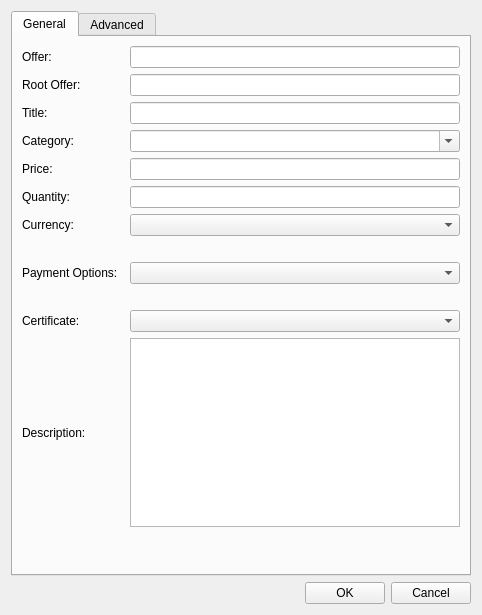
<?xml version="1.0" encoding="UTF-8"?>
<ui version="4.0">
 <class>EditOfferDialog</class>
 <widget class="QWidget" name="EditOfferDialog">
  <property name="geometry">
   <rect>
    <x>0</x>
    <y>0</y>
    <width>482</width>
    <height>615</height>
   </rect>
  </property>
  <property name="windowTitle">
   <string>Edit Offer</string>
  </property>
  <layout class="QVBoxLayout" name="verticalLayout_2">
   <item>
    <widget class="QTabWidget" name="EditOfferDialogTab">
     <property name="currentIndex">
      <number>0</number>
     </property>
     <widget class="QWidget" name="tab_general">
      <attribute name="title">
       <string>General</string>
      </attribute>
      <layout class="QGridLayout" name="gridLayout" columnstretch="0,0">
       <property name="horizontalSpacing">
        <number>12</number>
       </property>
       <item row="0" column="0">
        <widget class="QLabel" name="offerLabel">
         <property name="text">
          <string>Offer:</string>
         </property>
        </widget>
       </item>
       <item row="2" column="1">
        <widget class="QLineEdit" name="nameEdit"/>
       </item>
       <item row="2" column="0">
        <widget class="QLabel" name="label_6">
         <property name="text">
          <string>Title:</string>
         </property>
        </widget>
       </item>
       <item row="3" column="0">
        <widget class="QLabel" name="categoryLabel">
         <property name="text">
          <string>Category:</string>
         </property>
        </widget>
       </item>
       <item row="3" column="1">
        <widget class="QComboBox" name="categoryEdit">
         <property name="editable">
          <bool>true</bool>
         </property>
        </widget>
       </item>
       <item row="4" column="0">
        <widget class="QLabel" name="priceLabel">
         <property name="text">
          <string>Price:</string>
         </property>
        </widget>
       </item>
       <item row="0" column="1">
        <widget class="QLineEdit" name="offerEdit"/>
       </item>
       <item row="4" column="1">
        <widget class="QLineEdit" name="priceEdit"/>
       </item>
       <item row="5" column="0">
        <widget class="QLabel" name="qtyLabel">
         <property name="text">
          <string>Quantity:</string>
         </property>
        </widget>
       </item>
       <item row="5" column="1">
        <widget class="QLineEdit" name="qtyEdit"/>
       </item>
       <item row="11" column="1">
        <widget class="QPlainTextEdit" name="descriptionEdit"/>
       </item>
       <item row="12" column="1">
        <spacer name="verticalSpacer">
         <property name="orientation">
          <enum>Qt::Vertical</enum>
         </property>
         <property name="sizeHint" stdset="0">
          <size>
           <width>20</width>
           <height>40</height>
          </size>
         </property>
        </spacer>
       </item>
       <item row="11" column="0">
        <widget class="QLabel" name="label_7">
         <property name="text">
          <string>Description:</string>
         </property>
        </widget>
       </item>
       <item row="8" column="1">
        <widget class="QComboBox" name="paymentOptionsEdit"/>
       </item>
       <item row="8" column="0">
        <widget class="QLabel" name="paymentOptionsLabel">
         <property name="text">
          <string>Payment Options:</string>
         </property>
        </widget>
       </item>
       <item row="6" column="0">
        <widget class="QLabel" name="currencyLabel">
         <property name="text">
          <string>Currency:</string>
         </property>
        </widget>
       </item>
       <item row="7" column="1">
        <widget class="QLabel" name="currencyDisclaimer">
         <property name="text">
          <string/>
         </property>
         <property name="wordWrap">
          <bool>true</bool>
         </property>
        </widget>
       </item>
       <item row="10" column="1">
        <widget class="QComboBox" name="certEdit"/>
       </item>
       <item row="10" column="0">
        <widget class="QLabel" name="certLabel">
         <property name="text">
          <string>Certificate:</string>
         </property>
        </widget>
       </item>
       <item row="1" column="1">
        <widget class="QLineEdit" name="rootOfferEdit"/>
       </item>
       <item row="1" column="0">
        <widget class="QLabel" name="rootOfferLabel">
         <property name="text">
          <string>Root Offer:</string>
         </property>
        </widget>
       </item>
       <item row="6" column="1">
        <widget class="QComboBox" name="currencyEdit"/>
       </item>
       <item row="9" column="1">
        <widget class="QLabel" name="paymentOptionsDisclaimer">
         <property name="text">
          <string/>
         </property>
         <property name="wordWrap">
          <bool>true</bool>
         </property>
        </widget>
       </item>
      </layout>
     </widget>
     <widget class="QWidget" name="tab_advanced">
      <attribute name="title">
       <string>Advanced</string>
      </attribute>
      <layout class="QFormLayout" name="formLayout_2">
       <property name="fieldGrowthPolicy">
        <enum>QFormLayout::AllNonFixedFieldsGrow</enum>
       </property>
       <item row="0" column="0">
        <widget class="QLabel" name="aliasLabel">
         <property name="text">
          <string>Seller Alias:</string>
         </property>
        </widget>
       </item>
       <item row="0" column="1">
        <widget class="QComboBox" name="aliasEdit">
         <property name="enabled">
          <bool>true</bool>
         </property>
        </widget>
       </item>
       <item row="2" column="1">
        <widget class="QLabel" name="aliasDisclaimer">
         <property name="text">
          <string/>
         </property>
         <property name="wordWrap">
          <bool>true</bool>
         </property>
        </widget>
       </item>
       <item row="4" column="0">
        <widget class="QLabel" name="label_10">
         <property name="text">
          <string>Alias for Exchange Rate Peg:</string>
         </property>
        </widget>
       </item>
       <item row="4" column="1">
        <widget class="QLineEdit" name="aliasPegEdit"/>
       </item>
       <item row="5" column="1">
        <widget class="QLabel" name="aliasPegDisclaimer">
         <property name="text">
          <string/>
         </property>
         <property name="wordWrap">
          <bool>true</bool>
         </property>
        </widget>
       </item>
       <item row="6" column="0">
        <widget class="QLabel" name="label_12">
         <property name="text">
          <string>Private:</string>
         </property>
        </widget>
       </item>
       <item row="6" column="1">
        <widget class="QComboBox" name="privateEdit"/>
       </item>
       <item row="7" column="1">
        <widget class="QLabel" name="privateDisclaimer">
         <property name="text">
          <string/>
         </property>
         <property name="wordWrap">
          <bool>true</bool>
         </property>
        </widget>
       </item>
       <item row="8" column="0">
        <widget class="QLabel" name="label">
         <property name="text">
          <string>Safe Search:</string>
         </property>
        </widget>
       </item>
       <item row="8" column="1">
        <widget class="QComboBox" name="safeSearchEdit">
         <item>
          <property name="text">
           <string>Yes</string>
          </property>
         </item>
         <item>
          <property name="text">
           <string>No</string>
          </property>
         </item>
        </widget>
       </item>
       <item row="9" column="1">
        <widget class="QLabel" name="safeSearchDisclaimer">
         <property name="text">
          <string/>
         </property>
         <property name="wordWrap">
          <bool>true</bool>
         </property>
        </widget>
       </item>
       <item row="10" column="0">
        <widget class="QLabel" name="label_2">
         <property name="text">
          <string>Geolocation:</string>
         </property>
        </widget>
       </item>
       <item row="10" column="1">
        <widget class="QLineEdit" name="geoLocationEdit"/>
       </item>
       <item row="11" column="1">
        <widget class="QLabel" name="geolocationDisclaimer">
         <property name="text">
          <string/>
         </property>
         <property name="wordWrap">
          <bool>true</bool>
         </property>
        </widget>
       </item>
       <item row="12" column="0">
        <widget class="QLabel" name="commissionLabel">
         <property name="text">
          <string>Commission:</string>
         </property>
        </widget>
       </item>
       <item row="12" column="1">
        <widget class="QLineEdit" name="commissionEdit"/>
       </item>
       <item row="13" column="1">
        <widget class="QLabel" name="commissionDisclaimer">
         <property name="text">
          <string/>
         </property>
         <property name="wordWrap">
          <bool>true</bool>
         </property>
        </widget>
       </item>
       <item row="14" column="1">
        <spacer name="verticalSpacer_2">
         <property name="orientation">
          <enum>Qt::Vertical</enum>
         </property>
         <property name="sizeHint" stdset="0">
          <size>
           <width>20</width>
           <height>40</height>
          </size>
         </property>
        </spacer>
       </item>
      </layout>
     </widget>
    </widget>
   </item>
   <item>
    <layout class="QHBoxLayout" name="horizontalLayout">
     <item>
      <spacer name="horizontalSpacer">
       <property name="orientation">
        <enum>Qt::Horizontal</enum>
       </property>
       <property name="sizeHint" stdset="0">
        <size>
         <width>40</width>
         <height>20</height>
        </size>
       </property>
      </spacer>
     </item>
     <item>
      <widget class="QPushButton" name="okButton">
       <property name="text">
        <string>OK</string>
       </property>
      </widget>
     </item>
     <item>
      <widget class="QPushButton" name="cancelButton">
       <property name="text">
        <string>Cancel</string>
       </property>
      </widget>
     </item>
    </layout>
   </item>
  </layout>
 </widget>
 <resources>
  <include location="../syscoin.qrc"/>
 </resources>
 <connections/>
</ui>
